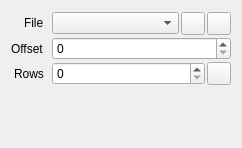
<?xml version="1.0" encoding="UTF-8"?>
<ui version="4.0">
 <class>BufferProperties</class>
 <widget class="QWidget" name="BufferProperties">
  <property name="geometry">
   <rect>
    <x>0</x>
    <y>0</y>
    <width>242</width>
    <height>148</height>
   </rect>
  </property>
  <layout class="QVBoxLayout">
   <item>
    <layout class="QFormLayout" name="formLayout">
     <property name="labelAlignment">
      <set>Qt::AlignRight|Qt::AlignTrailing|Qt::AlignVCenter</set>
     </property>
     <property name="horizontalSpacing">
      <number>8</number>
     </property>
     <property name="verticalSpacing">
      <number>2</number>
     </property>
     <property name="leftMargin">
      <number>0</number>
     </property>
     <property name="topMargin">
      <number>0</number>
     </property>
     <property name="rightMargin">
      <number>0</number>
     </property>
     <property name="bottomMargin">
      <number>0</number>
     </property>
     <item row="0" column="0">
      <widget class="QLabel" name="labelFile">
       <property name="text">
        <string>File</string>
       </property>
      </widget>
     </item>
     <item row="0" column="1">
      <widget class="QWidget" name="widgetFile" native="true">
       <layout class="QHBoxLayout" name="horizontalLayout_8">
        <property name="spacing">
         <number>2</number>
        </property>
        <property name="leftMargin">
         <number>0</number>
        </property>
        <property name="topMargin">
         <number>1</number>
        </property>
        <property name="rightMargin">
         <number>0</number>
        </property>
        <property name="bottomMargin">
         <number>0</number>
        </property>
        <item>
         <widget class="ReferenceComboBox" name="file"/>
        </item>
        <item>
         <widget class="QToolButton" name="fileNew">
          <property name="icon">
           <iconset resource="../resources.qrc">
            <normaloff>:/images/16x16/document-new.png</normaloff>:/images/16x16/document-new.png</iconset>
          </property>
         </widget>
        </item>
        <item>
         <widget class="QToolButton" name="fileBrowse">
          <property name="icon">
           <iconset resource="../resources.qrc">
            <normaloff>:/images/16x16/document-open.png</normaloff>:/images/16x16/document-open.png</iconset>
          </property>
         </widget>
        </item>
       </layout>
      </widget>
     </item>
     <item row="1" column="0">
      <widget class="QLabel" name="labelOffset">
       <property name="text">
        <string>Offset</string>
       </property>
      </widget>
     </item>
     <item row="1" column="1">
      <widget class="QSpinBox" name="offset">
       <property name="minimumSize">
        <size>
         <width>1</width>
         <height>0</height>
        </size>
       </property>
       <property name="accelerated">
        <bool>true</bool>
       </property>
       <property name="maximum">
        <number>1073741824</number>
       </property>
      </widget>
     </item>
     <item row="2" column="0">
      <widget class="QLabel" name="labelRows">
       <property name="text">
        <string>Rows</string>
       </property>
      </widget>
     </item>
     <item row="2" column="1">
      <widget class="QWidget" name="widgetRows" native="true">
       <layout class="QHBoxLayout" name="horizontalLayout">
        <property name="spacing">
         <number>2</number>
        </property>
        <property name="leftMargin">
         <number>0</number>
        </property>
        <property name="topMargin">
         <number>0</number>
        </property>
        <property name="rightMargin">
         <number>0</number>
        </property>
        <property name="bottomMargin">
         <number>0</number>
        </property>
        <item>
         <widget class="QSpinBox" name="rowCount">
          <property name="minimumSize">
           <size>
            <width>1</width>
            <height>0</height>
           </size>
          </property>
          <property name="accelerated">
           <bool>true</bool>
          </property>
          <property name="maximum">
           <number>1073741824</number>
          </property>
         </widget>
        </item>
        <item>
         <widget class="QToolButton" name="deduceRowCount">
          <property name="toolTip">
           <string>Deduce row count from file size and stride</string>
          </property>
          <property name="icon">
           <iconset resource="../resources.qrc">
            <normaloff>:/images/16x16/view-refresh.png</normaloff>:/images/16x16/view-refresh.png</iconset>
          </property>
         </widget>
        </item>
       </layout>
      </widget>
     </item>
    </layout>
   </item>
  </layout>
 </widget>
 <customwidgets>
  <customwidget>
   <class>ReferenceComboBox</class>
   <extends>QComboBox</extends>
   <header>session/ReferenceComboBox.h</header>
  </customwidget>
 </customwidgets>
 <resources>
  <include location="../resources.qrc"/>
 </resources>
 <connections/>
</ui>
